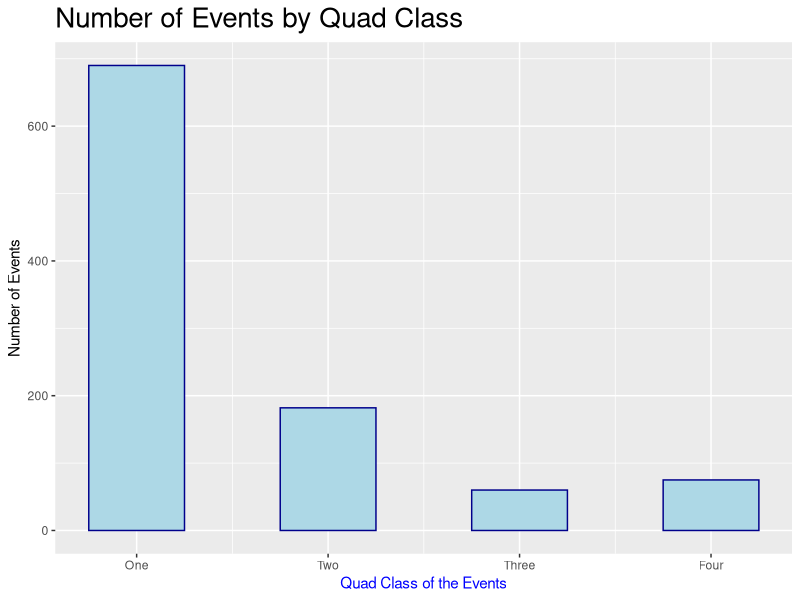
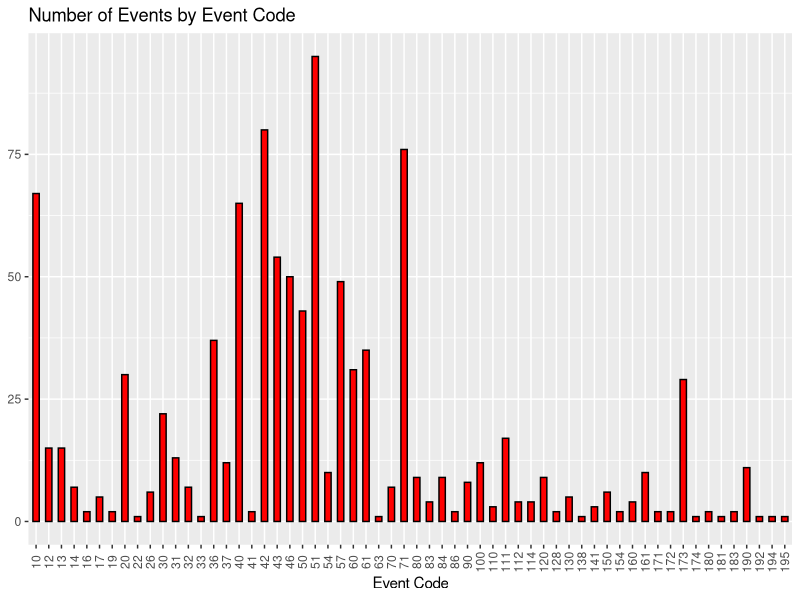

These figures' R source, in order: (Note: this script raises an error after producing the figures.)
## ---- chunk 1
library(ggplot2)
library(plyr)
library(dplyr)
subsahara_jan17 <- read.csv("subsahara_jan17.csv")
china_2weeks <- read.csv("china_2weeks.csv", stringsAsFactors = FALSE)
## ---- chunk 2
ggplot(subsahara_jan17, aes(x = QuadClass)) +
  geom_bar(fill = "lightblue", colour = "darkblue", width = .5) +
  xlab("Quad Class of the Events") +
  ylab("Number of Events") +
  ggtitle("Number of Events by Quad Class") +
  theme(axis.title.x = element_text(color = 'blue')) +
  theme(plot.title = element_text(size = 20)) +
  scale_x_continuous(breaks = c(1,2,3,4), labels = c("One","Two","Three","Four"))
## ---- chunk 3
subsahara_jan17$EventBaseCode <- as.factor(subsahara_jan17$EventBaseCode)
ggplot(subsahara_jan17, aes(x = EventBaseCode)) +
  geom_bar(fill = "red", colour = "black", width = .5) +
  theme(axis.text.x = element_text(angle = 90, hjust = .5, vjust = .5)) +
  xlab("Event Code") + 
  theme(axis.title.y = element_blank()) +  
  ggtitle("Number of Events by Event Code")
## ---- chunk 4
ggplot(china_2weeks, aes(x = as.Date(days), y = n, color = country))+
  geom_line(size = 1) +
  ggtitle("Events Involving the Chinese Government in 3 Countries")+
  theme(plot.title = element_text(hjust = .5)) +  #Center the plot title
  theme(axis.title.y = element_blank()) +
  theme(axis.title.x = element_blank()) +
  scale_x_date(breaks = dailybreaks) +
  theme(axis.text.x = element_text(angle = 90, hjust = 1, vjust = 0)) +  #change angle of axis text
  theme(legend.position = "top")+  #legend to top of chart
  labs(color = "Location of Activity") +
  geom_point(shape = 18, size = 4) +
  scale_color_brewer(palette = "Set1", labels = c("Nigeria","Zambia","Zimbabwe"))
## ---- chunk 5
sub51 <- dplyr::filter(subsahara_jan17, EventBaseCode == 51)
ggplot(sub51, aes(x= EventBaseCode, fill = ActionGeo_ADM1Code))+
  geom_bar(position = 'dodge', color = "black")+
  ggtitle("Number of Events by Action Geographic Location\n for Event Code with the Most Events") +
  xlab("Event Code") +
  labs(fill = "Geographic Location")+
  scale_fill_brewer(palette = "Set3")
